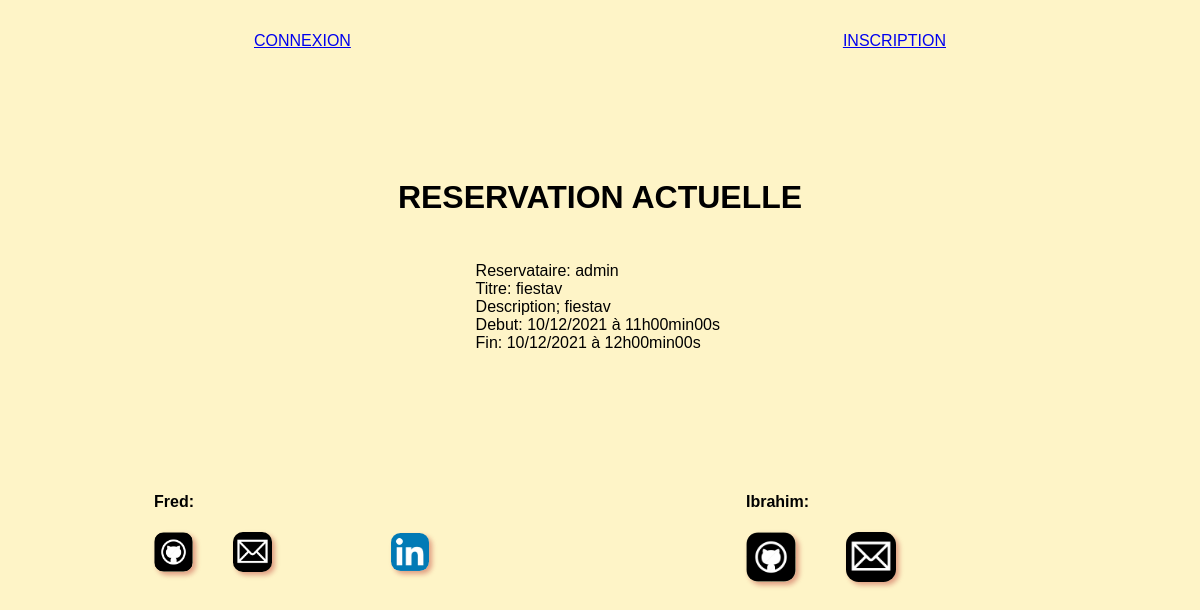
The app's page /reservation.php with its own data.
### tables this page shows
CREATE TABLE `utilisateurs` (
  `id` int(11) NOT NULL,
  `login` varchar(255) NOT NULL,
  `password` varchar(255) NOT NULL
);

CREATE TABLE `reservations` (
  `id` int(11) NOT NULL,
  `titre` varchar(255) NOT NULL,
  `description` text NOT NULL,
  `debut` datetime NOT NULL,
  `fin` datetime NOT NULL,
  `id_utilisateur` int(11) NOT NULL
);

### reservation.php (the view, shortened to what this page needs)
<?php
include 'header.php';
$bdd = mysqli_connect('localhost', 'root', '', 'reservationsalles');
mysqli_set_charset($bdd, 'utf8');
$reque2= mysqli_query($bdd, "SELECT reservations.id, `titre`, `description`, `login`, DATE_FORMAT(debut,'%d/%m/%Y à %Hh%imin%ss') as `debut`,
DATE_FORMAT(fin,'%d/%m/%Y à %Hh%imin%ss') as `fin`, `id_utilisateur`,`login`
FROM `reservations` INNER JOIN utilisateurs ON utilisateurs.id=reservations.id_utilisateur");
$fetch = mysqli_fetch_all($reque2, MYSQLI_ASSOC);
?>
<h1>RESERVATION ACTUELLE</h1>
<div class=fetch>
    <?php
        echo " Reservataire: ",$fetch[0]['login'],"&nbsp","<br>";
        echo "Titre: ",$fetch[0]['titre'],"&nbsp","<br>";
        echo "Description; ",$fetch[0]['description'],"&nbsp","<br>";
        echo "Debut: ",$fetch[0]['debut'],"&nbsp","<br>";
        echo "Fin: ",$fetch[0]['fin'],"&nbsp","<br>";
    ?>
    </div>
    <?php
include 'footer.php';
?>

### reservation.css (style rules this page uses)
body { background-color: #FEF4C7; font-family: 'Gill Sans', 'Gill Sans MT', Calibri, 'Trebuchet MS', sans-serif; }
h1 { padding: 2vw; }

### records on screen
utilisateurs: login "admin"
reservations: titre "fiestav", description "fiestav"

### other values on screen
$fetch[0]['debut'] "10/12/2021 à 11h00min00s"
$fetch[0]['fin'] "10/12/2021 à 12h00min00s"
